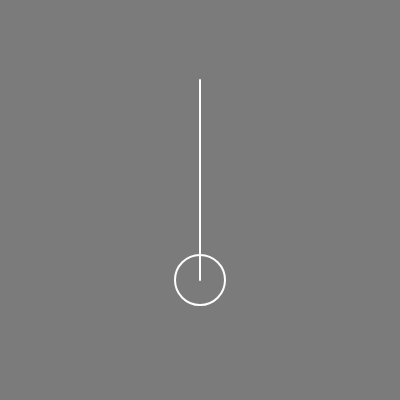
Frame 1 (no input)
Frame 60 (no input): identical to frame 1, image omitted
Frame 120 (the mouse pressed at the canvas centre since frame 60): identical to frame 1, image omitted

The p5.js sketch that drew this single still picture (run headless with seeded random() and noise() and a simulated clock; from frame 60 on, the mouse is pressed at the canvas centre):

// p5.js sketch
// ── sketch.js
class Pendulum
{
    constructor ( x, y )
    {
        this.pos = createVector ( x, y );

        this.r = 200;

        this.a = 0;
        this.a_vel = 0;

        this.a_forces = [];
    }

    update ()
    {
        let a_acc = 0;

        //angular friction
        this.add_a_force ( this.a_vel * -0.99 );

        //gravity
        this.add_a_force ( -0.4 * sin ( this.a ) );

        for ( const f of this.a_forces )
        {
            a_acc += f/this.r;
        }

        this.a_forces = [];

        this.a_vel += a_acc;

        this.a += this.a_vel;
    }

    add_a_force ( f )
    {
        this.a_forces.push ( f );
    }

    draw ()
    {
        noFill ();
        stroke ( 255 );
        strokeWeight ( 2 );

        push ();

        translate ( this.pos.x, this.pos.y );

        rotate ( this.a );

        line ( 0, 0, 0, this.r );

        circle ( 0, this.r, 50 );

        pop ();
    }
}

let p;

function setup() 
{
    createCanvas(400, 400);

    let b = createButton ( "swing" );
    b.position ( 30, height + 30 );
    b.mousePressed ( () => p.a = PI/2 );

    p = new Pendulum ( width/2, 80 );
}

function draw() 
{
    background ( 123 );

    p.update ();
    p.draw ();
}
